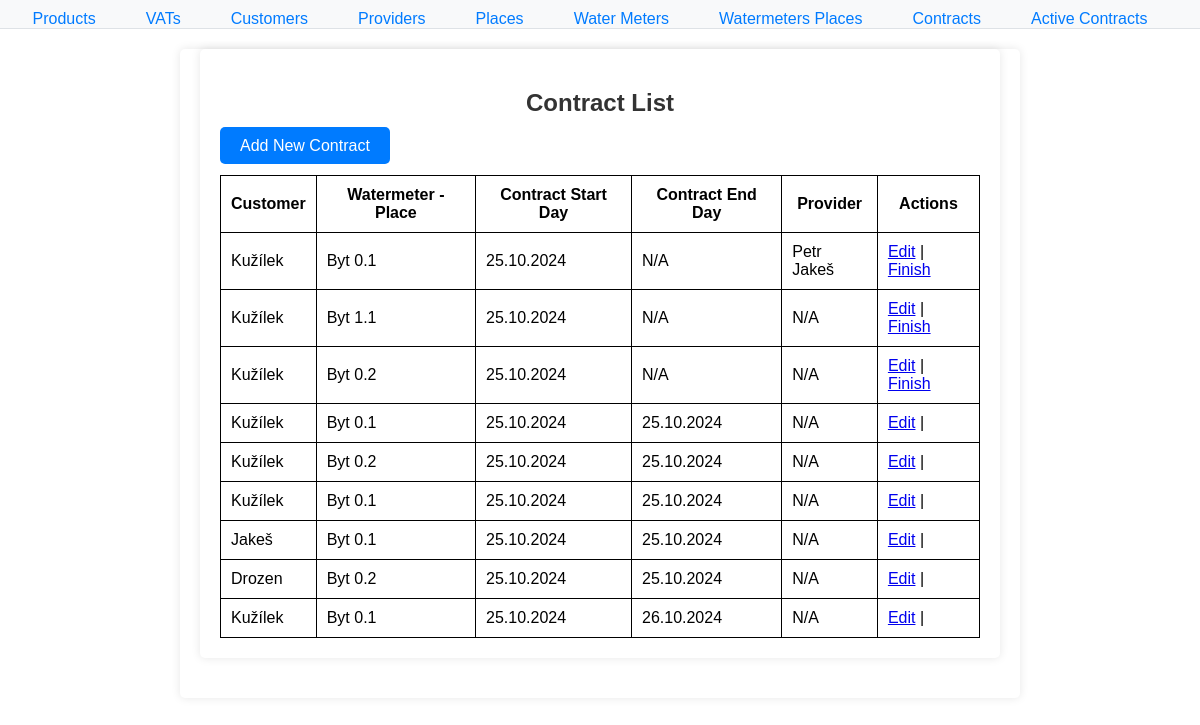
The app's page /water/contracts/, older data.
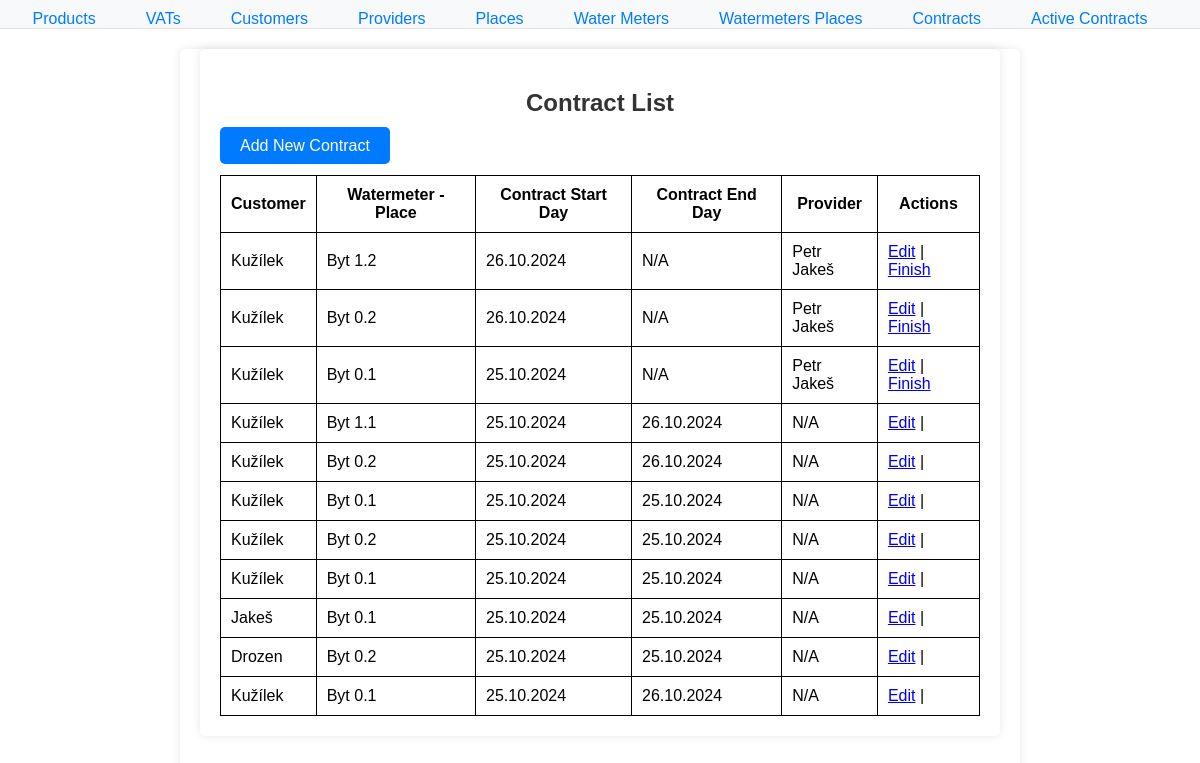
The same page, newer data.
### water/models.py (models this page shows, shortened)
class Contract(models.Model):
    contract_id = models.AutoField(primary_key=True)
    customer = models.ForeignKey(Customer, on_delete=PROTECT)  # Prevent deletion of a customer if it's connected to a contract
    watermeters_places = models.ForeignKey(WatermetersPlaces, on_delete=PROTECT)  # Prevent deletion of a watermeter if it's connected to a contract
    provider = models.ForeignKey('Provider', on_delete=PROTECT, null=True, blank=True) # Add ForeignKey to Provider
    contract_start_day = models.DateTimeField()
    contract_end_day = models.DateTimeField(blank=True, null=True)
    class Meta:
        db_table = 'Contracts'  # Specify the existing table name

class Customer(models.Model):
    customer_id = models.AutoField(primary_key=True)
    first_name = models.CharField(max_length=100)
    family_name = models.CharField(max_length=100)
    street = models.CharField(max_length=100)
    street_no = models.CharField(max_length=10)
    city = models.CharField(max_length=100)
    zip = models.CharField(max_length=20)
    email = models.EmailField(unique=True)  # Ensure email is unique
    phone = models.CharField(max_length=20)
    class Meta:
        db_table = 'Customers'  # Specify the existing table name
    def __str__(self):
        return self.family_name  # Display family name in dropdown

class WatermetersPlaces(models.Model):
    watermeters_places_id = models.AutoField(primary_key=True)
    watermeter = models.OneToOneField(Watermeter, on_delete=models.CASCADE)  # One-to-One relationship
    place = models.OneToOneField(Place, on_delete=models.CASCADE)
    class Meta:
        db_table = 'Watermeters_Places'  # Specify the existing table name
        unique_together = (('watermeter', 'place'),)  # Ensure the Watermeter-Place combination is unique
    def __str__(self):
        return str(self.place)  # Display place name in dropdown

class Place(models.Model):
    place_id = models.AutoField(primary_key=True)
    place_name = models.CharField(max_length=100)
    street = models.CharField(max_length=100)
    street_no = models.CharField(max_length=10)
    city = models.CharField(max_length=100)
    def __str__(self):
        return self.place_name
    class Meta:
        db_table = 'Places'

class Provider(models.Model):
    provider_id = models.AutoField(primary_key=True)
    name = models.CharField(max_length=255)
    street = models.CharField(max_length=100)
    PSC = models.CharField(max_length=20)
    city = models.CharField(max_length=100)
    bank = models.CharField(max_length=50)
    phone = models.CharField(max_length=20)
    ICO = models.CharField(max_length=20, unique=True)
    DIC = models.CharField(max_length=20, unique=True)
    email = models.EmailField()
    court_register = models.CharField(max_length=255)
    class Meta:
        db_table = 'Providers'

### water/views.py (the view)
# urls.py: path('contracts/', views.contract_list, name='contract_list'),
def contract_list(request):
    contracts = Contract.objects.select_related('provider').annotate(
        is_active=Case(
            When(contract_end_day__isnull=True, then=Value(1)),
            default=Value(0),
            output_field=IntegerField()
        )
    ).order_by('-is_active', '-contract_start_day')
    return render(request, 'water/contract_list.html', {'contracts': contracts})

### water/templates/water/contract_list.html (shortened to what this page needs)
{% extends "water/base.html" %}
{% block content %}
<div class="content-container">
    <h2>Contract List</h2>
    <div style="margin-bottom: 20px;">
        <a href="{% url 'add_contract' %}"
           style="background-color: #007BFF; color: white; padding: 10px 20px; text-decoration: none; border-radius: 5px;">
           Add New Contract
        </a>
    </div>
    <table style="width: 100%; border-collapse: collapse; margin-top: 10px;">
        <thead>
            <tr>
                <th style="border: 1px solid black; padding: 10px;">Customer</th>
                <th style="border: 1px solid black; padding: 10px;">Watermeter - Place</th>
                <th style="border: 1px solid black; padding: 10px;">Contract Start Day</th>
                <th style="border: 1px solid black; padding: 10px;">Contract End Day</th>
                <th style="border: 1px solid black; padding: 10px;">Provider</th>
                <th style="border: 1px solid black; padding: 10px;">Actions</th>
            </tr>
        </thead>
        <tbody>
            {% for contract in contracts %}
            <tr>
                <td style="border: 1px solid black; padding: 10px;">{{ contract.customer }}</td>
                <td style="border: 1px solid black; padding: 10px;">{{ contract.watermeters_places }}</td>
                <td style="border: 1px solid black; padding: 10px;">{{ contract.contract_start_day|date:"d.m.Y" }}</td>
                <td style="border: 1px solid black; padding: 10px;">
                    {% if contract.contract_end_day %}
                        {{ contract.contract_end_day|date:"d.m.Y" }}
                    {% else %}
                        N/A
                    {% endif %}
                </td>
                <td style="border: 1px solid black; padding: 10px;">
                    {{ contract.provider.name|default:"N/A" }}
                </td>
                <td style="border: 1px solid black; padding: 10px;">
                    <a href="{% url 'edit_contract' contract.contract_id %}">Edit</a> |
                    {% if not contract.contract_end_day %}
                        <a href="{% url 'finish_contract' contract.contract_id %}">Finish</a>
                    {% endif %}
                </td>
            </tr>
            {% endfor %}
        </tbody>
    </table>
</div>
{% endblock %}

### water/templates/water/base.html (shortened to what this page needs)
<!DOCTYPE html>
<html lang="en">
<head>
    {% load static %}
    <link rel="stylesheet" href="{% static 'styles.css' %}">
</head>
<body>
    <nav class="navbar" style="margin-bottom: 0; padding-bottom: 0;">
        <ul style="padding: 0; margin: 0; list-style-type: none;">
            <li><a href="{% url 'product_list' %}">Products</a></li>
            <li><a href="{% url 'vat_list' %}">VATs</a></li>
            <li><a href="{% url 'customer_list' %}">Customers</a></li>
            <li><a href="{% url 'provider_list' %}">Providers</a></li>
            <li><a href="{% url 'place_list' %}">Places</a></li>
            <li><a href="{% url 'watermeter_list' %}">Water Meters</a></li>
            <li><a href="{% url 'watermeter_place_list' %}">Watermeters Places</a></li>
            <li><a href="{% url 'contract_list' %}">Contracts</a></li>
            <li><a href="{% url 'contracts_active_list' %}">Active Contracts</a></li>
        </ul>
    </nav>
    <div class="content-container" style="margin-top: 0; padding-top: 0;">
        {% block content %}
        {% endblock %}
    </div>
</body>
</html>

### water/static/styles.css (style rules this page uses)
body { font-family: Arial, sans-serif; margin: 0; padding: 0; }
nav { background-color: #007BFF; padding: 10px; }
.navbar { display: flex; justify-content: center; background-color: #f8f9fa; padding: 10px 0; border-bottom: 1px solid #dee2e6; }
.navbar ul { list-style-type: none; padding: 0; margin: 0; display: flex; }
.navbar li { margin-right: 20px; }
.navbar a { color: #007BFF; text-decoration: none; padding: 10px 15px; transition: background-color 0.3s, color 0.3s; }
.content-container { max-width: 800px; margin: 20px auto; padding: 20px; background-color: #fff; border-radius: 5px; box-shadow: 0 0 10px rgba(0, 0, 0, 0.1); }
.content-container { margin: 20px auto; padding: 20px; border-radius: 5px; box-shadow: 0 2px 10px rgba(0, 0, 0, 0.1); background-color: #f9f9f9; max-width: 600px; }
h2 { margin-bottom: 20px; color: #333; text-align: center; }

Row changes from the older to the newer data that the page shows:
added Contract: customer "Kužílek", watermeters_places "Byt 1.2", contract_start_day "26.10.2024", shows "N/A", provider.name "Petr Jakeš", shows "Finish"
added Contract: customer "Kužílek", watermeters_places "Byt 0.2", contract_start_day "26.10.2024", shows "N/A", provider.name "Petr Jakeš", shows "Finish"
changed Contract "Byt 1.1": contract_end_day (not shown) → "26.10.2024"; no longer shows "N/A Finish"
changed Contract (number 5 of 11 on the later page): contract_end_day (not shown) → "26.10.2024"; no longer shows "N/A Finish"
